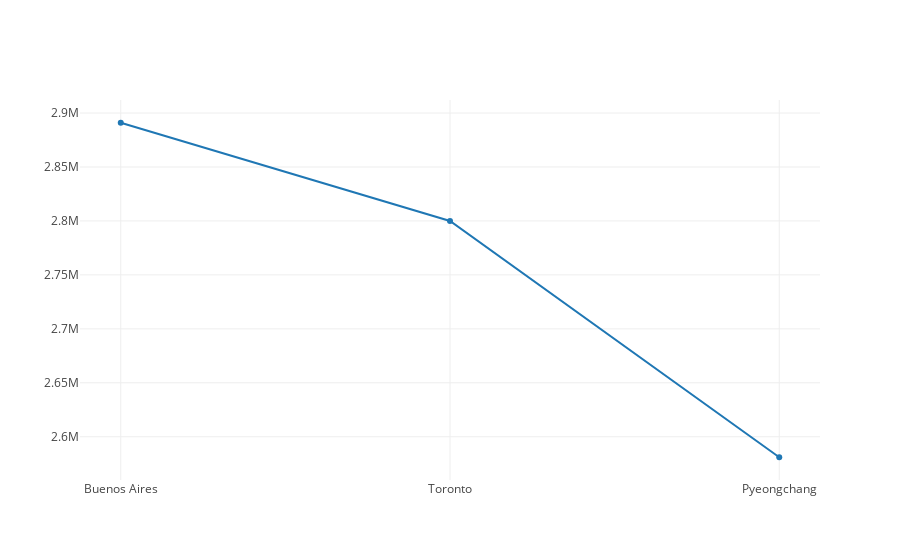

Notebook code for this chart:
### Markdown cell above
Now let's plot our data.

### Code cell
trace_first_three_pops = {'x': x_values, 'y': y_values}


plotly.offline.iplot([trace_first_three_pops])

### Figure 1 — Plotly figure (JSON) as saved in the notebook; plotly's stock layout.template omitted (floating-point values rounded to 4 significant figures)
{"data": [{"type": "scatter", "uid": "338c488a-30a7-11e9-957b-88e9fe4c5d44", "x": ["Buenos Aires", "Toronto", "Pyeongchang"], "y": [2891000, 2800000, 2581000]}], "layout": {}}
